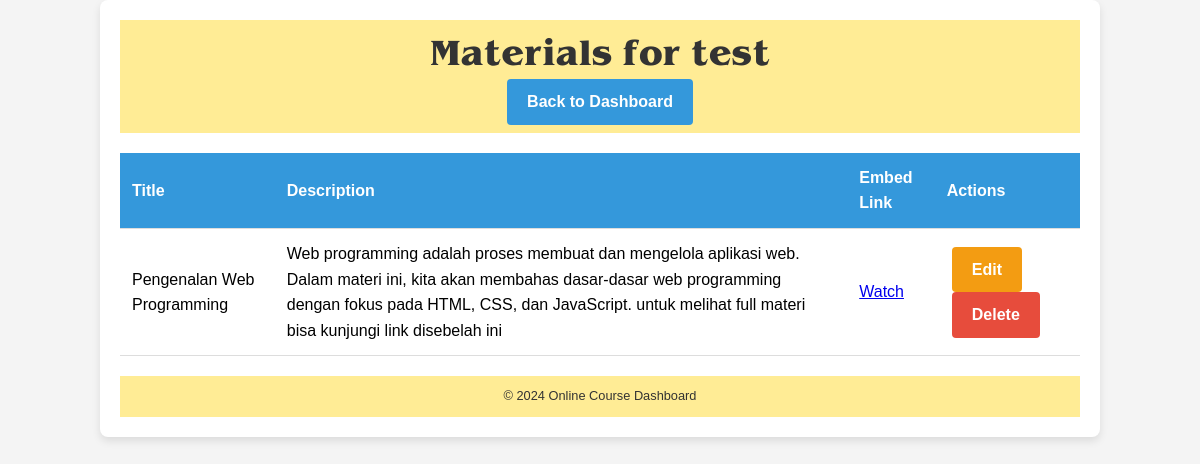
The app's page /materials.php?course_id=1 with its own data.
### tables this page shows
CREATE TABLE `courses` (
  `id` int(11) NOT NULL,
  `title` varchar(255) NOT NULL,
  `description` text NOT NULL,
  `duration` varchar(50) NOT NULL
);

CREATE TABLE `materials` (
  `id` int(11) NOT NULL,
  `course_id` int(11) NOT NULL,
  `title` varchar(255) NOT NULL,
  `description` text NOT NULL,
  `embed_link` text NOT NULL
);

### materials.php (the view, shortened to what this page needs)
<?php
$course_id = $_GET['course_id'] ?? '';
$conn = new mysqli('localhost', 'root', '', 'online_course');
$course_stmt = $conn->prepare("SELECT title FROM courses WHERE id = ?");
$course_stmt->bind_param("i", $course_id);
$course_stmt->execute();
$course_result = $course_stmt->get_result();
$course = $course_result->fetch_assoc();
$material_stmt = $conn->prepare("SELECT id, title, description, embed_link FROM materials WHERE course_id = ?");
$material_stmt->bind_param("i", $course_id);
$material_stmt->execute();
$materials = $material_stmt->get_result();
$has_materials = $materials->num_rows > 0;
?>
<!DOCTYPE html>
<html>
<head>
    <link rel="stylesheet" type="text/css" href="style.css">
</head>
<body>
    <div class="dashboard">
        <header>
            <h1>Materials for <?php echo htmlspecialchars($course['title']); ?></h1>
            <a href="index.php" class="btn btn-back">Back to Dashboard</a>
        </header>
        <div class="content">
            <div class="table-container">
                <?php if ($has_materials): ?>
                    <table>
                        <thead>
                            <tr>
                                <th>Title</th>
                                <th>Description</th>
                                <th>Embed Link</th>
                                <th>Actions</th>
                            </tr>
                        </thead>
                        <tbody>
                            <?php while ($row = $materials->fetch_assoc()): ?>
                                <tr>
                                    <td><?php echo htmlspecialchars($row['title']); ?></td>
                                    <td><?php echo htmlspecialchars($row['description']); ?></td>
                                    <td><a href="<?php echo htmlspecialchars($row['embed_link']); ?>" target="_blank">Watch</a></td>
                                    <td>
                                        <a href="edit_material.php?id=<?php echo $row['id']; ?>&course_id=<?php echo $course_id; ?>" class="btn btn-edit">Edit</a>
                                        <a href="delete_material.php?id=<?php echo $row['id']; ?>&course_id=<?php echo $course_id; ?>" class="btn btn-delete">Delete</a>
                                    </td>
                                </tr>
                            <?php endwhile; ?>
                        </tbody>
                    </table>
                <?php else: ?>
                    <p>No materials found for this course.</p>
                <?php endif; ?>
            </div>
        </div>
        <footer>
            <p>&copy; 2024 Online Course Dashboard</p>
        </footer>
    </div>
</body>
</html>

### style.css (style rules this page uses)
* { margin: 0; padding: 0; box-sizing: border-box; }
body { font-family: Arial, sans-serif; line-height: 1.6; background-color: #f4f4f4; }
.dashboard { max-width: 1000px; margin: 0 auto; padding: 20px; background-color: #fff; border-radius: 8px; box-shadow: 0 4px 8px rgba(0, 0, 0, 0.1); }
header { background: #ffec95; padding: 8px 0; text-align: center; }
header h1 { font-family: 'Benguiat-Bold', Arial, sans-serif; color: #333; }
.btn { display: inline-block; background-color: #3498db; color: #fff; padding: 10px 20px; border-radius: 4px; text-decoration: none; font-weight: bold; transition: background-color 0.3s; margin: 0 5px; }
.btn-edit { background-color: #f39c12; }
.btn-delete { background-color: #e74c3c; }
.table-container { margin: 20px 0; }
table { width: 100%; border-collapse: collapse; }
thead { background-color: #3498db; color: #fff; }
th, td { padding: 12px; text-align: left; border-bottom: 1px solid #ddd; }
th { font-family: 'NewYork', Arial, sans-serif; }
footer { background: #ffec95; color: #333; text-align: center; padding: 10px 0; font-size: 0.8em; }

### records on screen
courses: title "test"
materials: title "Pengenalan Web Programming", description "Web programming adalah proses membuat dan mengelola aplikasi web. Dalam materi ini, kita akan membahas dasar-dasar web programming dengan fokus pada HTML, CSS, dan JavaScript. untuk melihat full materi bisa kunjungi link disebelah ini"
